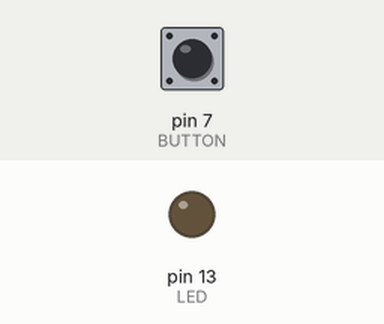
A sketch run on a simulated Arduino Uno, built with avr-gcc and run on an emulated ATmega328P. Shown: output pins drawn as LEDs (lit = HIGH). The test bench sets the inputs (shaded band); at power-on: pin 7 (BUTTON) LOW.

Above: at 1.2 s.
1.3 s: pin 7 (BUTTON) pulled HIGH for 0.15 s
At 2.4 s:
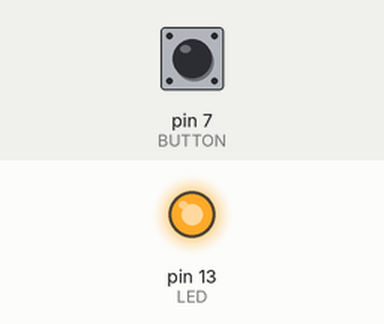
2.9 s: pin 7 (BUTTON) pulled HIGH for 1 s
At 3.6 s:
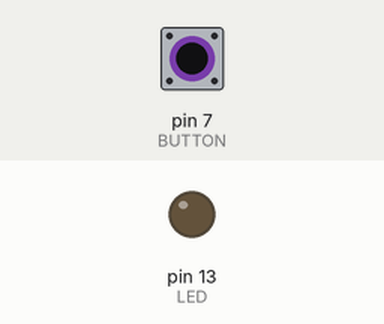
5.4 s: pin 7 (BUTTON) pulled HIGH for 3.2 s
At 6.7 s:
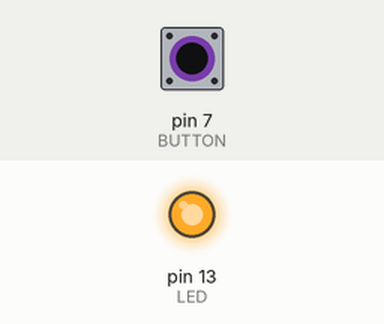
Timing chart, 0 to 8.4 s (numbered marks = the images above; inputs shaded):
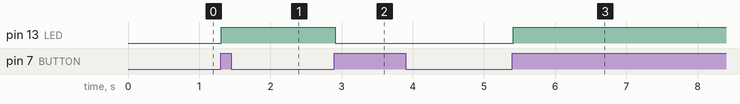

Measured:
- after the input at 1.3 s, pin 13 (LED): LOW → HIGH at once
- after the input at 2.9 s, pin 13 (LED): HIGH → LOW at once
- after the input at 5.4 s, pin 13 (LED): LOW → HIGH at once

The sketch:

pushbutton_on_then_stay_on.ino
```cpp
const int LED = 13;
const int BUTTON = 7;
int val = 0;
int old_val = 0;
int state = 0;

void setup() {
  pinMode(LED,OUTPUT);
  pinMode(BUTTON,INPUT);
}

void loop() {
  val = digitalRead(BUTTON);

  if ((val == HIGH) && (old_val == LOW)) {
      state = 1 - state;
      delay(10);
    }
  old_val = val; // val is now old
  if (state == 1) {
      digitalWrite(LED,HIGH);
    } else {
      digitalWrite(LED,LOW);
      }

   if ((val == LOW) && (old_val == HIGH)) {
      delay(5000);
    }
}
```
